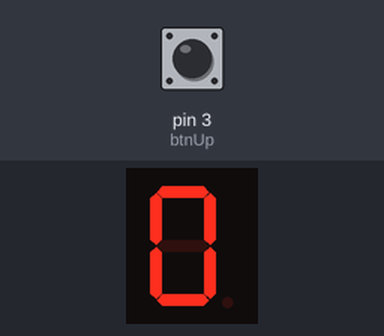
Simulated run of this sketch. Board: Arduino Uno, built with avr-gcc and run on an emulated ATmega328P. Shown: 1-digit seven-segment display. Wiring (inferred from the names in the program): 1-digit 7-segment display, segments lit when HIGH: segments pin 7, pin 6, pin 5, pin 11, pin 10, pin 8, pin 9, pin 4. The test bench sets the inputs (shaded band); at power-on: pin 3 (btnUp) HIGH. The segment pins are drawn as the display they are named for.

Above: at 1.2 s.
1.3 s: pin 3 (btnUp) pulled LOW for 0.15 s
At 2.5 s:
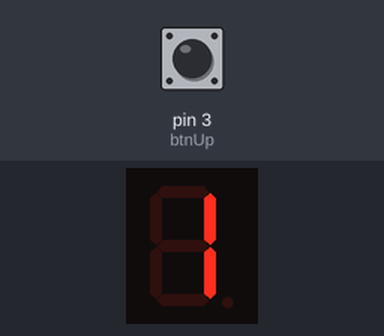
2.9 s: pin 3 (btnUp) pulled LOW for 1 s
At 3.7 s:
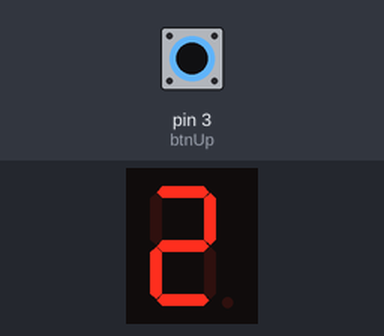
5.4 s: pin 3 (btnUp) pulled LOW for 0.15 s
At 6.6 s:
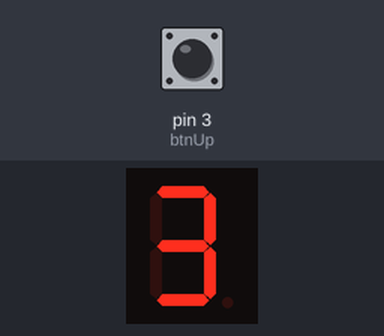
7.0 s: pin 3 (btnUp) pulled LOW for 1 s
At 8.0 s:
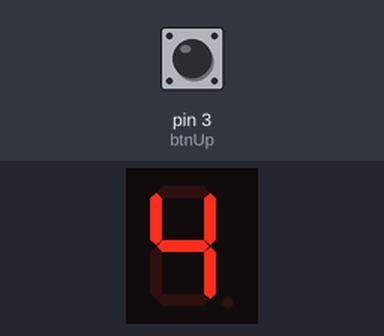
Timing chart, 0 to 10.0 s (numbered marks = the images above; inputs shaded):
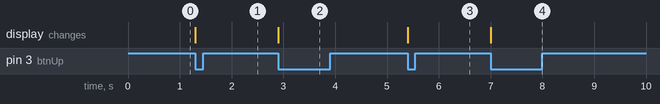

Measured:
- after the input at 1.3 s, the display: changes at once (image 1)
- after the input at 2.9 s, the display: changes at once (image 2)
- after the input at 5.4 s, the display: changes at once (image 3)
- after the input at 7.0 s, the display: changes at once (image 4)

The sketch:

SevenSegmentButton.ino
```cpp
const int segmentPins[8] = {7, 6, 5, 11, 10, 8, 9, 4};
const int btnUp = 3;

byte digitPattern[16][8] = {
    {1,1,1,1,1,1,0,0}, // 0
    {0,1,1,0,0,0,0,0}, // 1
    {1,1,0,1,1,0,1,0}, // 2
    {1,1,1,1,0,0,1,0}, // 3
    {0,1,1,0,0,1,1,0}, // 4
    {1,0,1,1,0,1,1,0}, // 5
    {1,0,1,1,1,1,1,0}, // 6
    {1,1,1,0,0,0,0,0}, // 7
    {1,1,1,1,1,1,1,0}, // 8
    {1,1,1,1,0,1,1,0}, // 9
    {1,1,1,0,1,1,1,0}, // A
    {0,0,1,1,1,1,1,0}, // b
    {1,0,0,1,1,1,0,0}, // C
    {0,1,1,1,1,0,1,0}, // d
    {1,0,0,1,1,1,1,0}, // E
    {1,0,0,0,1,1,1,0}  // F
};
int currentDigit = 0;
bool lastUpState = HIGH;

void displayDigit(int num)
{
    for (int i = 0; i < 8; i++)
    {
        digitalWrite(segmentPins[i], digitPattern[num][i]);
    }
}

void setup()
{
    for (int i = 0; i < 8; i++)
    {
        pinMode(segmentPins[i], OUTPUT);
    }

    pinMode(btnUp, INPUT_PULLUP);
    displayDigit(currentDigit);
}

void loop(){
    bool upState = digitalRead(btnUp);
    if (lastUpState == HIGH && upState == LOW)
    {
        currentDigit++;
        if (currentDigit > 15){
            currentDigit = 0;
        }
        displayDigit(currentDigit);
    }

    lastUpState = upState;
}
```
